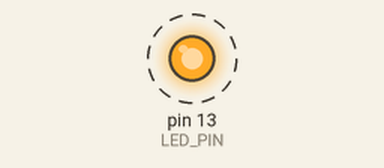
The sketch below on a simulated Arduino Uno, built with avr-gcc and run on an emulated ATmega328P. Shown: output pins drawn as LEDs (lit = HIGH). Dashed ring = blinking. What the sketch prints to the serial monitor is not drawn.

Above: at 0.2 s.
Timing chart, 0 to 3.0 s (numbered marks = the images above):
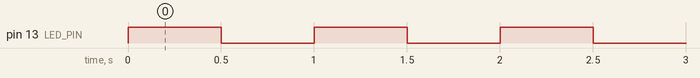

The sketch:

LED_BLINK.ino
```cpp
const uint8_t LED_PIN = 13;

void setup() {
  pinMode(LED_PIN, OUTPUT);
  Serial.begin(115200u);
}

void loop() {
  digitalWrite(LED_PIN, HIGH);
  Serial.println("LED ON");
  delay(500);

  digitalWrite(LED_PIN, LOW);
  Serial.println("LED OFF");
  delay(500);
}
```

Measured:
- by itself, pin 13 (LED_PIN): alternates HIGH for 0.50 s and LOW for 0.50 s
